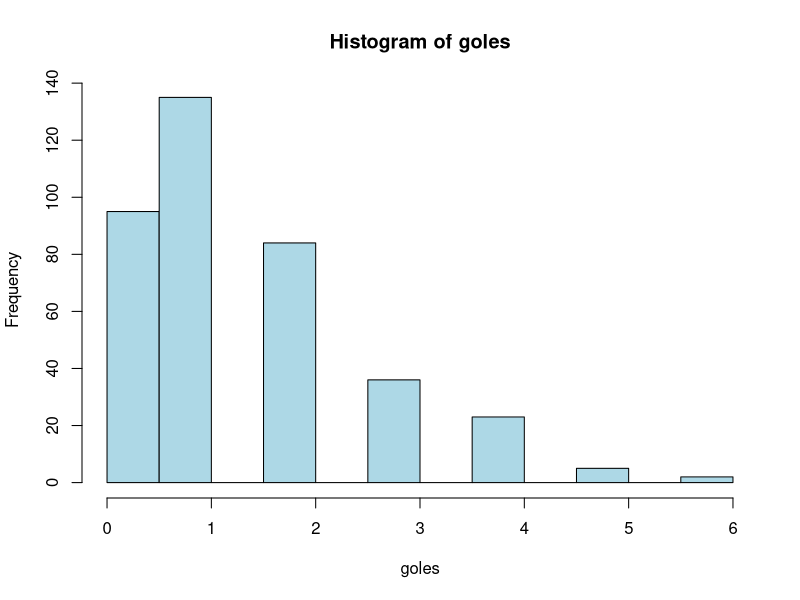
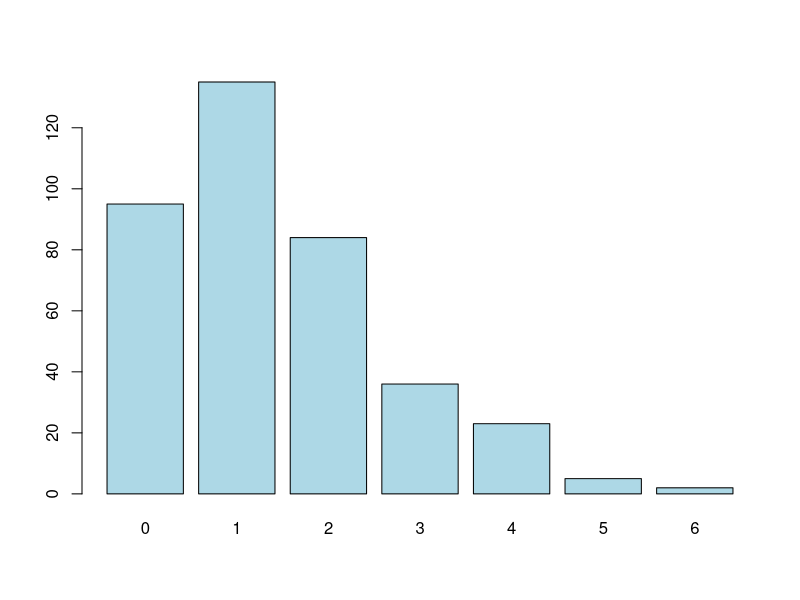
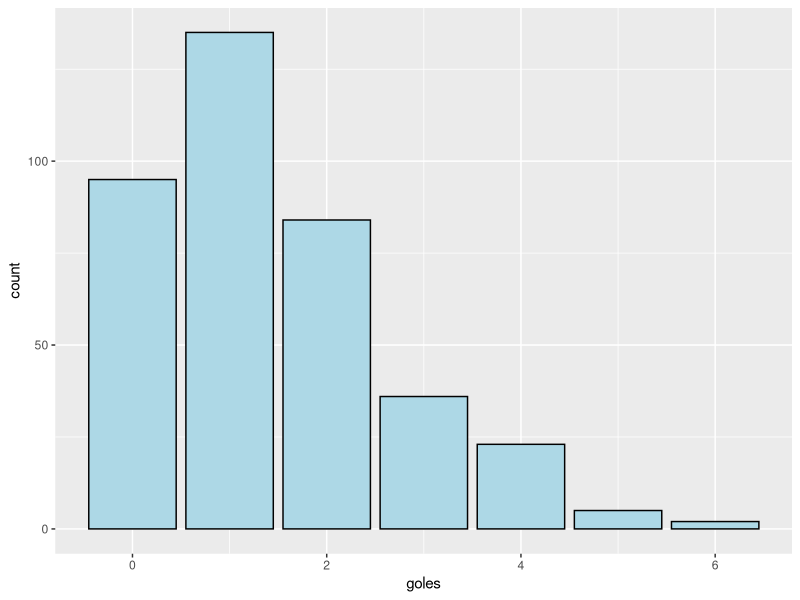
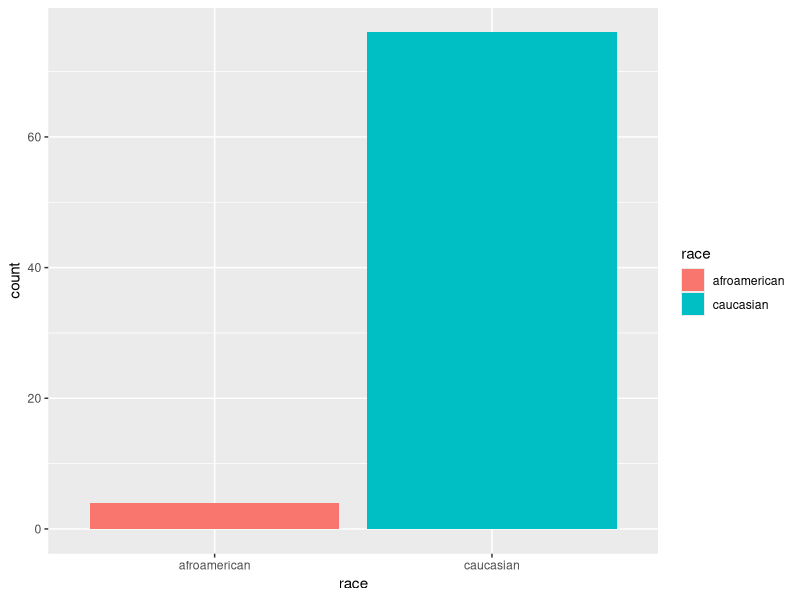

Here is the R script that generated these plots, in order:
## ---- chunk 1
knitr::opts_chunk$set(echo = TRUE)
## ---- chunk 2
# X: goles del equipo local en un partido
# X ~ Poisson(lambda)
# Suma de variables independientes se asemeja a una normal
# lambda_gorrito = media (X_gorrito) = Sumatorio(Xi)/n --> Teorema del límite central

# Si las muestras son independientes: 
# Lambda_gorrito = media muestral ~ N(mu, sigma^2/n) = N(E[X], Var[X]/n) = N(lambda, lambda/n)

# media muestral - Z alpha/2 * sqrt(lambda/n) < lambda < media muestral + Z alpha/2 * sqrt(lambda/n)
# media muestral - Z alpha/2 * sqrt(mediamuestral/n) < lambda < media muestral + Z alpha/2 * sqrt(mediamuestral/n)

# 1) Cargar los datos
library(readr)
spain_league <- read_csv("Intervalos_Conf/parte_4/data_4/spain_league.csv")

sp_league = spain_league[spain_league$Season == 2021, ]
sp_league2 = sp_league[sp_league$hgoal == 1, ]

goles = sp_league$hgoal
hist(goles, col = "lightblue")
lambda_estimation = mean(goles)
error = qnorm(0.01) * sqrt(lambda_estimation/length(goles))
ic = c(lambda_estimation + error, lambda_estimation - error)


barplot(table(goles), col = "lightblue")

library(ggplot2)
ggplot(sp_league , aes(x = goles)) + 
  geom_bar(fill = "lightblue", col = "black") 


## ---- chunk 3
# 1) Cargamos los datos
library(readr)
juries <- read_csv("Intervalos_Conf/parte_4/data_4/juries.csv")

# Número lanzamientos y probabilidad éxito -> parámetros de la binomial

juries$race = as.factor(juries$race)

library(ggplot2)
ggplot(juries, aes(x = race, fill = race)) + 
  geom_bar()

# 2) Hipétesis
# X: número de afroamericanos en el jurado
# X ~ Binomial(n, p) == Binomial(80, p)
# H0: p = 0.5
# Ha: p < 0.5

# 3) Estadístico: media muestral es un estimador de p 
# Podría usar el teorema del límite central (sin embargo existe funcion que nos permite hacer esta estimación)

afro = sum(juries$race == "afroamerican")
tabla = table(juries$race)
n_afro = tabla["afroamerican"]
# Ha: p < 0.5
binom.test(n_afro,
           length(juries$race), 
           p = 0.5, 
           alternative = "less")

# 4) Conclusión
# Hay mucha evidencia d eque hay racismo en la selección de jurados, por que la probabilidad de que haya menos de 40 afroamericanos es muy baja (pvalor: 0)
# La probabilidad de elegir a un afromericanos es 0.11 con una confianza del 95% 

## ---- chunk 4
# ??
